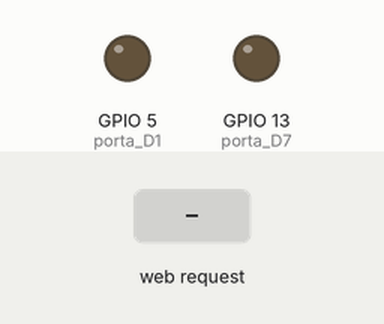
Recording of a sketch running on a simulated ESP8266 (NodeMCU). Parts: output pins drawn as LEDs (lit = HIGH). Inputs (shaded band) come from the test bench. WiFi joins after 1.5 s; servers stay silent unless stated; what the sketch prints to the serial monitor is not drawn.

Above: at 2.7 s.
2.8 s: HTTP request GET /led5_on received
At 3.9 s:
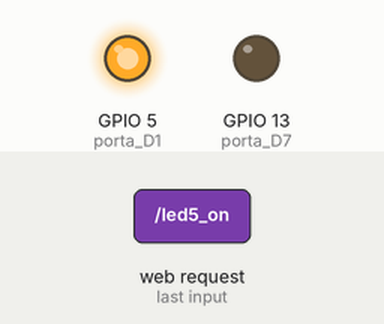
4.3 s: HTTP request GET /led4_on received
At 5.1 s:
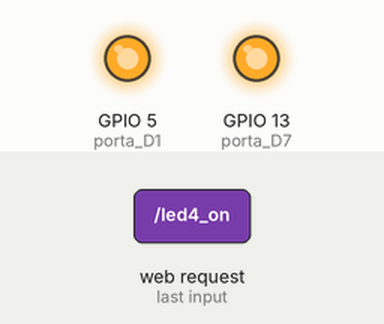
5.8 s: HTTP request GET /led5_off received
At 6.2 s:
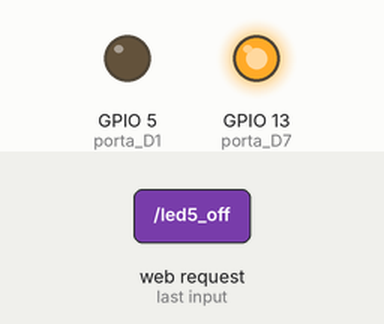
7.3 s: HTTP request GET /led4_off received
At 8.6 s:
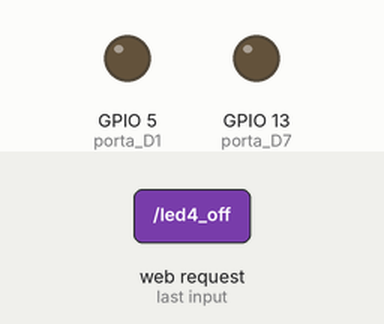
Timing chart, 0 to 9.8 s (numbered marks = the images above; inputs shaded):
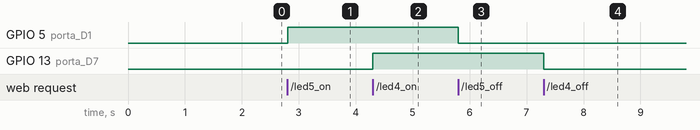

The sketch:

Ascender_led_wifi_interna_esp8266.ino
```cpp
#include <ESP8266WiFi.h> //inclusao da biblioteca wifi


const char* ssid = "SUA_REDE_WIFI"; //definicao de uma constante para ID da rede wifi
const char* password = "SUA_SENHA"; //definicao de uma constante para senha da rede

WiFiServer server(80); //porta de comunicacao (normalmente se utiliza a 80 ou 8080)

void setup() {
  Serial.begin(115200); //para o node mcu esp8266 a velocidade do monitor serial e 115200
  delay(10);

  // prepare GPIO7 (olhe o mapa de portas para entender)
  pinMode(13, OUTPUT); //porta D7 = 13. Define a porta 13 como saida
  digitalWrite(13, 0); //escreve 0 na porta 13 (apaga o led)

  pinMode(5, OUTPUT); //porta D1 = 5. Define a porta 5 como saida
  digitalWrite(5, 0); //escreve 0 na porta 5 (apaga o led)

  // mostra no monitor serial informacoes de conexao da rede
  Serial.println();
  Serial.println();
  Serial.print("conectando em ");
  Serial.println(ssid);

  WiFi.begin(ssid, password); //funcao que inicializa a conexao

  while (WiFi.status() != WL_CONNECTED) { //enquanto nao conseguir conectar
    delay(500);
    Serial.print("."); //imprime um ponto na tela (da ideia de que esta carregando)
  }

  Serial.println("");
  Serial.println("WiFi connectado"); //imprime wi fi conectado

  // inicializa o servidor (nesse caso o proprio esp8266)
  server.begin();
  Serial.println("Servidor inicializado");
  Serial.println(WiFi.localIP()); //mostra o IP do servidor
}

void loop() {
  WiFiClient client = server.available(); //guardar o status do servidor
  if (!client) { //se nao tiver cliente ja finaliza um ciclo do loop
    return;
  }

  Serial.println("novo cliente"); //quando tiver alguem acessando
  while(!client.available()){ //enquanto nao tiver cliente
    delay(1); //aguarda
  }
//comeca a escrever o codigo HTML para visualizacao do cliente:
  String req = client.readStringUntil('\r');
  Serial.println(req);
  client.flush();

  String buf = "";

  buf += "HTTP/1.1 200 OK\r\nContent-Type: text/html\r\n\r\n<!DOCTYPE HTML>\r\n";
  buf += "<html lang=\"en\"><head><meta name=\"viewport\" content=\"width=device-width, initial-scale=1, user-scalable=no\"/>\r\n";
  buf += "<title>ESP8266 Web Server</title>";
  buf += "<style>.c{text-align: center;} div,input{padding:5px;font-size:1em;} input{width:80%;} body{text-align: center;font-family:verdana;} button{border:0;border-radius:0.3rem;background-color:#1fa3ec;color:#fff;line-height:2.4rem;font-size:1.2rem;width:100%;} .q{float: right;width: 64px;text-align: right;}</style>";
  buf += "</head>";
  buf += "<h3>ESP8266 Web Server - System Logs</h3>";
  buf += "<p>GPIO4 <a href=\"?function=led4_on\"><button>ON</button></a> <a href=\"?function=led4_off\"><button>OFF</button></a></p>";
  buf += "<p>GPIO5 <a href=\"?function=led5_on\"><button>ON</button></a> <a href=\"?function=led5_off\"><button>OFF</button></a></p>";
  buf += "<h4>Rafael Levi</h4>";
  buf += "</html>\n";

  client.print(buf);
  client.flush();
//Verifica se o cliente apertou o botao de ligar ou desligar algum led
  if (req.indexOf("led5_on") != -1) //se clicou em ligar led 1
    digitalWrite(5, 1);
  else if (req.indexOf("led5_off") != -1) //se clicou em desligar led1
    digitalWrite(5, 0);
  else if (req.indexOf("led4_on") != -1)//se clicou em ligar led 2
    digitalWrite(13, 1);
  else if (req.indexOf("led4_off") != -1)//se clicou em desligar led2
    digitalWrite(13, 0);
  else { //senao
    Serial.println("requisicao invalida");
    client.stop();
  }
  Serial.println("Cliente desconectado");
}
```

Measured:
- after the input at 2.8 s, GPIO 5 (porta_D1): LOW → HIGH at once
- after the input at 4.3 s, GPIO 13 (porta_D7): LOW → HIGH at once
- after the input at 5.8 s, GPIO 5 (porta_D1): HIGH → LOW at once
- after the input at 7.3 s, GPIO 13 (porta_D7): HIGH → LOW at once
